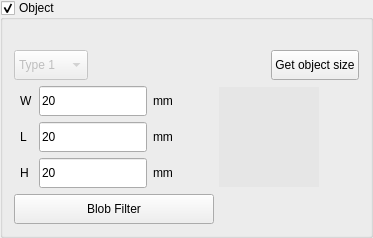
                <widget class="QGroupBox" name="gbCameraObject">
                 <property name="title">
                  <string>Object</string>
                 </property>
                 <property name="checkable">
                  <bool>true</bool>
                 </property>
                 <layout class="QVBoxLayout" name="verticalLayout_40">
                  <property name="topMargin">
                   <number>30</number>
                  </property>
                  <item>
                   <layout class="QHBoxLayout" name="horizontalLayout_29">
                    <item>
                     <widget class="QComboBox" name="cbObjectType">
                      <property name="enabled">
                       <bool>false</bool>
                      </property>
                      <property name="minimumSize">
                       <size>
                        <width>0</width>
                        <height>30</height>
                       </size>
                      </property>
                      <item>
                       <property name="text">
                        <string>Type 1</string>
                       </property>
                      </item>
                      <item>
                       <property name="text">
                        <string>Type 2</string>
                       </property>
                      </item>
                      <item>
                       <property name="text">
                        <string>Type 3</string>
                       </property>
                      </item>
                      <item>
                       <property name="text">
                        <string>Type 4</string>
                       </property>
                      </item>
                      <item>
                       <property name="text">
                        <string>Type 5</string>
                       </property>
                      </item>
                      <item>
                       <property name="text">
                        <string>Type 6</string>
                       </property>
                      </item>
                      <item>
                       <property name="text">
                        <string>Type 7</string>
                       </property>
                      </item>
                      <item>
                       <property name="text">
                        <string>Type 8</string>
                       </property>
                      </item>
                      <item>
                       <property name="text">
                        <string>Type 9</string>
                       </property>
                      </item>
                      <item>
                       <property name="text">
                        <string>Type 10</string>
                       </property>
                      </item>
                     </widget>
                    </item>
                    <item>
                     <spacer name="horizontalSpacer_43">
                      <property name="orientation">
                       <enum>Qt::Horizontal</enum>
                      </property>
                      <property name="sizeHint" stdset="0">
                       <size>
                        <width>40</width>
                        <height>20</height>
                       </size>
                      </property>
                     </spacer>
                    </item>
                    <item>
                     <widget class="QPushButton" name="pbObjectRect">
                      <property name="minimumSize">
                       <size>
                        <width>0</width>
                        <height>30</height>
                       </size>
                      </property>
                      <property name="toolTip">
                       <string>Bound the object size</string>
                      </property>
                      <property name="styleSheet">
                       <string notr="true"/>
                      </property>
                      <property name="text">
                       <string>Get object size</string>
                      </property>
                      <property name="icon">
                       <iconset>
                        <normaloff>:/icon/Rectangle_16px.png</normaloff>:/icon/Rectangle_16px.png</iconset>
                      </property>
                     </widget>
                    </item>
                   </layout>
                  </item>
                  <item>
                   <layout class="QHBoxLayout" name="horizontalLayout_28">
                    <item>
                     <layout class="QGridLayout" name="gridLayout_12">
                      <property name="leftMargin">
                       <number>6</number>
                      </property>
                      <item row="2" column="2">
                       <widget class="QLabel" name="label_56">
                        <property name="text">
                         <string>mm</string>
                        </property>
                       </widget>
                      </item>
                      <item row="0" column="0">
                       <widget class="QLabel" name="label_42">
                        <property name="text">
                         <string>W</string>
                        </property>
                       </widget>
                      </item>
                      <item row="2" column="0">
                       <widget class="QLabel" name="label_44">
                        <property name="text">
                         <string>H</string>
                        </property>
                       </widget>
                      </item>
                      <item row="2" column="1">
                       <widget class="QLineEdit" name="leHRec">
                        <property name="minimumSize">
                         <size>
                          <width>0</width>
                          <height>30</height>
                         </size>
                        </property>
                        <property name="maximumSize">
                         <size>
                          <width>150</width>
                          <height>16777215</height>
                         </size>
                        </property>
                        <property name="text">
                         <string>20</string>
                        </property>
                       </widget>
                      </item>
                      <item row="1" column="0">
                       <widget class="QLabel" name="label_43">
                        <property name="text">
                         <string>L</string>
                        </property>
                       </widget>
                      </item>
                      <item row="1" column="1">
                       <widget class="QLineEdit" name="leLRec">
                        <property name="minimumSize">
                         <size>
                          <width>0</width>
                          <height>30</height>
                         </size>
                        </property>
                        <property name="maximumSize">
                         <size>
                          <width>150</width>
                          <height>16777215</height>
                         </size>
                        </property>
                        <property name="text">
                         <string>20</string>
                        </property>
                       </widget>
                      </item>
                      <item row="0" column="1">
                       <widget class="QLineEdit" name="leWRec">
                        <property name="minimumSize">
                         <size>
                          <width>0</width>
                          <height>30</height>
                         </size>
                        </property>
                        <property name="maximumSize">
                         <size>
                          <width>150</width>
                          <height>16777215</height>
                         </size>
                        </property>
                        <property name="text">
                         <string>20</string>
                        </property>
                       </widget>
                      </item>
                      <item row="0" column="2">
                       <widget class="QLabel" name="label_54">
                        <property name="text">
                         <string>mm</string>
                        </property>
                       </widget>
                      </item>
                      <item row="1" column="2">
                       <widget class="QLabel" name="label_55">
                        <property name="text">
                         <string>mm</string>
                        </property>
                       </widget>
                      </item>
                     </layout>
                    </item>
                    <item>
                     <spacer name="horizontalSpacer_9">
                      <property name="orientation">
                       <enum>Qt::Horizontal</enum>
                      </property>
                      <property name="sizeHint" stdset="0">
                       <size>
                        <width>40</width>
                        <height>20</height>
                       </size>
                      </property>
                     </spacer>
                    </item>
                    <item>
                     <widget class="QLabel" name="lbTrackingObject">
                      <property name="minimumSize">
                       <size>
                        <width>100</width>
                        <height>100</height>
                       </size>
                      </property>
                      <property name="maximumSize">
                       <size>
                        <width>100</width>
                        <height>100</height>
                       </size>
                      </property>
                      <property name="styleSheet">
                       <string notr="true">background-color:rgb(230, 230, 230)</string>
                      </property>
                      <property name="text">
                       <string/>
                      </property>
                      <property name="margin">
                       <number>0</number>
                      </property>
                     </widget>
                    </item>
                    <item>
                     <spacer name="horizontalSpacer_8">
                      <property name="orientation">
                       <enum>Qt::Horizontal</enum>
                      </property>
                      <property name="sizeHint" stdset="0">
                       <size>
                        <width>40</width>
                        <height>20</height>
                       </size>
                      </property>
                     </spacer>
                    </item>
                   </layout>
                  </item>
                  <item>
                   <widget class="QPushButton" name="pbFilter">
                    <property name="minimumSize">
                     <size>
                      <width>0</width>
                      <height>30</height>
                     </size>
                    </property>
                    <property name="maximumSize">
                     <size>
                      <width>200</width>
                      <height>16777215</height>
                     </size>
                    </property>
                    <property name="toolTip">
                     <string>Camera Filter</string>
                    </property>
                    <property name="text">
                     <string>Blob Filter</string>
                    </property>
                    <property name="icon">
                     <iconset>
                      <normaloff>:/icon/Slider 2_16px.png</normaloff>:/icon/Slider 2_16px.png</iconset>
                    </property>
                   </widget>
                  </item>
                 </layout>
                </widget>
